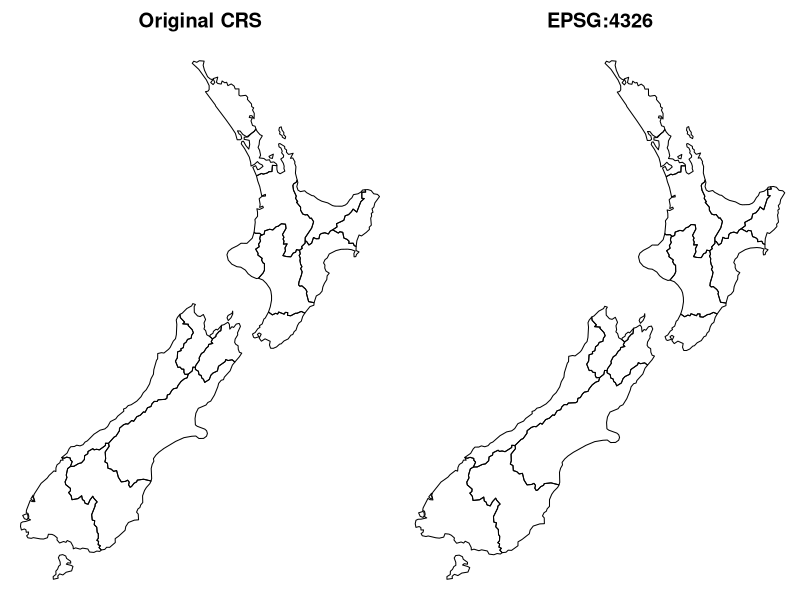

R code for this plot:
library(sf)
library(spData)

data("nz", package = "spData")

st_crs(nz)
st_is_longlat(nz)

nz_4326 <- st_transform(nz, 4326)

par(mfrow = c(1, 2), mar = c(0, 0, 2, 0))
plot(st_geometry(nz), main = "Original CRS")
plot(st_geometry(nz_4326), main = "EPSG:4326")
